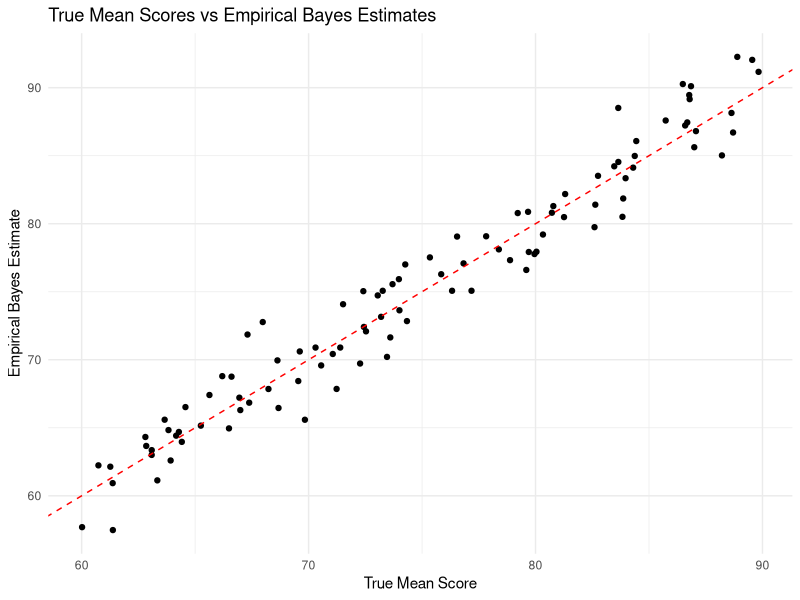

This chart was generated by the following R code:
## ---- chunk 1
set.seed(123)

set.seed(123)
num_students <- 100
num_exams <- 5
true_mean_scores <- runif(num_students, min = 60, max = 90)
exam_scores <- sapply(true_mean_scores, function(mu) rnorm(num_exams, mean = mu, sd = 5))
exam_data <- data.frame(StudentID = 1:num_students, true_mean_score = true_mean_scores, exam_scores)
## ---- chunk 2
library(MASS)
library(dplyr)

# Function to compute empirical Bayes estimate
empirical_bayes <- function(scores) {
  mean(scores)
}

# Apply empirical Bayes estimation for each student
exam_data <- exam_data %>%
  mutate(empirical_bayes_estimate = rowMeans(t(exam_scores)))

# Create a ggplot to visualize true mean scores vs empirical Bayes estimates
library(ggplot2)
ggplot(exam_data, aes(x = true_mean_score, y = empirical_bayes_estimate)) +
  geom_point() +
  geom_abline(intercept = 0, slope = 1, color = "red", linetype = "dashed") +
  labs(x = "True Mean Score", y = "Empirical Bayes Estimate", 
       title = "True Mean Scores vs Empirical Bayes Estimates") +
  theme_minimal()
